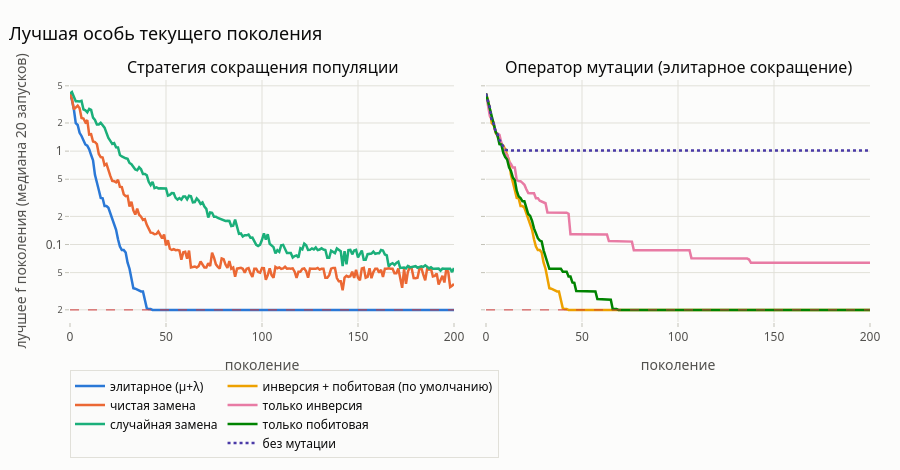

Notebook code cell kept with this figure:
### Code cell
fig = make_subplots(rows=1, cols=2, shared_yaxes=True, horizontal_spacing=0.04,
                    subplot_titles=('Стратегия сокращения популяции', 'Оператор мутации (элитарное сокращение)'))
for k, (name, cur) in enumerate(red_curves.items()):
    fig.add_trace(go.Scatter(x=np.arange(len(cur)), y=cur, mode='lines', name=name, legendgroup='r',
                             line=dict(color=PALETTE[k], width=2.5)), 1, 1)
for k, (name, cur) in enumerate(mut_curves.items()):
    fig.add_trace(go.Scatter(x=np.arange(len(cur)), y=cur, mode='lines', name=name, legendgroup='m',
                             line=dict(color=PALETTE[k + 3], width=2.5, dash='dot' if 'без' in name else None)), 1, 2)
for c in (1, 2):
    fig.add_hline(y=F_FLOOR, line=dict(color=GOAL, dash='dash', width=1), row=1, col=c)
    fig.update_xaxes(title_text='поколение', row=1, col=c)
fig.update_yaxes(type='log')
fig.update_yaxes(title_text='лучшее f поколения (медиана 20 запусков)', row=1, col=1)
fig.update_layout(title='Лучшая особь текущего поколения', height=470, legend=dict(orientation='h', y=-0.2, x=0))
save(fig, '04_reduction_mutation', width=1300, height=470)
fig.show()

### Figure 1 — Plotly figure (JSON) as saved in the notebook; plotly's stock layout.template omitted (floating-point values rounded to 4 significant figures; data arrays with more than 128 entries replaced by an {"elided": "..."} marker saying what was removed)
{"data": [{"legendgroup": "r", "line": {"color": "#2a78d6", "width": 2.5}, "mode": "lines", "name": "элитарное (μ+λ)", "type": "scatter", "x": {"elided": "201 int values"}, "xaxis": "x", "y": {"elided": "201 float values"}, "yaxis": "y"}, {"legendgroup": "r", "line": {"color": "#eb6834", "width": 2.5}, "mode": "lines", "name": "чистая замена", "type": "scatter", "x": {"elided": "201 int values"}, "xaxis": "x", "y": {"elided": "201 float values"}, "yaxis": "y"}, {"legendgroup": "r", "line": {"color": "#1baf7a", "width": 2.5}, "mode": "lines", "name": "случайная замена", "type": "scatter", "x": {"elided": "201 int values"}, "xaxis": "x", "y": {"elided": "201 float values"}, "yaxis": "y"}, {"legendgroup": "m", "line": {"color": "#eda100", "width": 2.5}, "mode": "lines", "name": "инверсия + побитовая (по умолчанию)", "type": "scatter", "x": {"elided": "201 int values"}, "xaxis": "x2", "y": {"elided": "201 float values"}, "yaxis": "y2"}, {"legendgroup": "m", "line": {"color": "#e87ba4", "width": 2.5}, "mode": "lines", "name": "только инверсия", "type": "scatter", "x": {"elided": "201 int values"}, "xaxis": "x2", "y": {"elided": "201 float values"}, "yaxis": "y2"}, {"legendgroup": "m", "line": {"color": "#008300", "width": 2.5}, "mode": "lines", "name": "только побитовая", "type": "scatter", "x": {"elided": "201 int values"}, "xaxis": "x2", "y": {"elided": "201 float values"}, "yaxis": "y2"}, {"legendgroup": "m", "line": {"color": "#4a3aa7", "dash": "dot", "width": 2.5}, "mode": "lines", "name": "без мутации", "type": "scatter", "x": {"elided": "201 int values"}, "xaxis": "x2", "y": {"elided": "201 float values"}, "yaxis": "y2"}], "layout": {"annotations": [{"font": {"size": 16}, "showarrow": false, "text": "Стратегия сокращения популяции", "x": 0.24, "xanchor": "center", "xref": "paper", "y": 1.0, "yanchor": "bottom", "yref": "paper"}, {"font": {"size": 16}, "showarrow": false, "text": "Оператор мутации (элитарное сокращение)", "x": 0.76, "xanchor": "center", "xref": "paper", "y": 1.0, "yanchor": "bottom", "yref": "paper"}], "height": 470, "legend": {"orientation": "h", "x": 0, "y": -0.2}, "shapes": [{"line": {"color": "#d03b3b", "dash": "dash", "width": 1}, "type": "line", "x0": 0, "x1": 1, "xref": "x domain", "y0": 0.01996, "y1": 0.01996, "yref": "y"}, {"line": {"color": "#d03b3b", "dash": "dash", "width": 1}, "type": "line", "x0": 0, "x1": 1, "xref": "x2 domain", "y0": 0.01996, "y1": 0.01996, "yref": "y2"}], "title": {"text": "Лучшая особь текущего поколения"}, "xaxis": {"anchor": "y", "domain": [0.0, 0.48], "title": {"text": "поколение"}}, "xaxis2": {"anchor": "y2", "domain": [0.52, 1.0], "title": {"text": "поколение"}}, "yaxis": {"anchor": "x", "domain": [0.0, 1.0], "title": {"text": "лучшее f поколения (медиана 20 запусков)"}, "type": "log"}, "yaxis2": {"anchor": "x2", "domain": [0.0, 1.0], "matches": "y", "showticklabels": false, "type": "log"}}}
